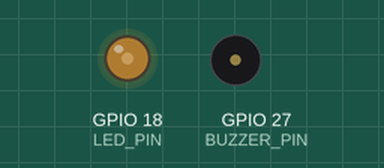
Recording of a program running on a simulated ESP32. Parts: output pins drawn as LEDs (lit = HIGH), buzzer (waves = sounding).

Above: at 0.05 s.
At 0.2 s:
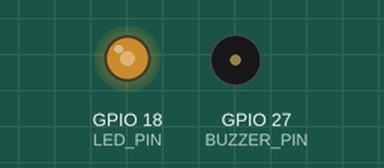
At 2.1 s:
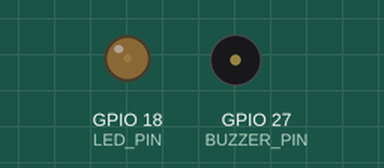
At 4.2 s:
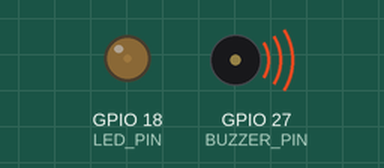
Timing chart, 0 to 4.8 s (numbered marks = the images above):
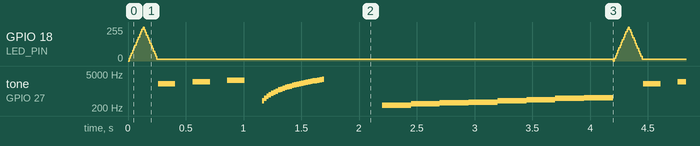

The program:

main.cpp
```cpp
// #include <Arduino.h>

// // put function declarations here:
// int myFunction(int, int);

// void setup() {
//   // put your setup code here, to run once:
//   pinMode(27, OUTPUT);

//   pinMode(19, OUTPUT);
//   digitalWrite(19, HIGH);
//   pinMode(18, OUTPUT);
//   digitalWrite(18, HIGH);
// }

// void loop() {
//   // put your main code here, to run repeatedly:
//   digitalWrite(27, HIGH);
//   delay(1000);
//   digitalWrite(27, LOW);
//   delay(1000);
// }

// // put function definitions here:
// int myFunction(int x, int y) {
//   return x + y;
// }

// #include <Arduino.h>

// #define BUZZER_PIN  27     // GPIO connected to buzzer
// #define PWM_CH      0      // PWM channel (0–15)
// #define FREQ        2000   // Default frequency (Hz)
// #define RESOLUTION  10     // 10-bit resolution (0–1023)

// void setup() {
//   // Setup PWM channel
//   ledcSetup(PWM_CH, FREQ, RESOLUTION);
//   ledcAttachPin(BUZZER_PIN, PWM_CH);

// }

// void loop() {
//    // --- 1. Simple beep pattern ---
//   for (int i = 0; i < 3; i++) {
//     ledcWriteTone(PWM_CH, 2000 + i * 400); // change tone
//     delay(150);
//     ledcWrite(PWM_CH, 0);                  // stop tone
//     delay(150);
//   }

//   // --- 2. Frequency sweep (400Hz → 3kHz) ---
//   for (int f = 400; f <= 3000; f += 100) {
//     ledcWriteTone(PWM_CH, f);
//     delay(20);
//   }
//   ledcWrite(PWM_CH, 0);
//   delay(500);

//   // --- 3. Short melody ---
//   int melody[] = {262, 294, 330, 349, 392, 440, 494, 523};
//   for (int i = 0; i < 8; i++) {
//     ledcWriteTone(PWM_CH, melody[i]);
//     delay(250);

//   }
//   ledcWrite(PWM_CH, 0); // stop buzzer

// }

#include <Arduino.h>

// --- LED setup ---
#define LED_PIN   18
#define LED_CH    0
#define LED_FREQ  5000
#define LED_RES   8

// --- Buzzer setup ---
#define BUZZER_PIN  27
#define BUZZER_CH   1
#define BUZZER_FREQ 2000
#define BUZZER_RES  10

void setup() {
  // --- LED PWM setup ---
  ledcSetup(LED_CH, LED_FREQ, LED_RES);
  ledcAttachPin(LED_PIN, LED_CH);

  // --- Buzzer PWM setup ---
  ledcSetup(BUZZER_CH, BUZZER_FREQ, BUZZER_RES);
  ledcAttachPin(BUZZER_PIN, BUZZER_CH);
}

void loop() {
  // --- LED fade effect ---
  for (int d = 0; d <= 255; d=d+20) {
    ledcWrite(LED_CH, d);
    delay(10);
  }
  for (int d = 255; d >= 0; d=d-20) {
    ledcWrite(LED_CH, d);
    delay(10);
  }

  // --- Buzzer part ---
  for (int i = 0; i < 3; i++) {
    ledcWriteTone(BUZZER_CH, 2000 + i * 400);
    delay(150);
    ledcWrite(BUZZER_CH, 0);
    delay(150);
  }

  for (int f = 400; f <= 3000; f += 100) {
    ledcWriteTone(BUZZER_CH, f);
    delay(20);
  }
  ledcWrite(BUZZER_CH, 0);
  delay(500);

  int melody[] = {262, 294, 330, 349, 392, 440, 494, 523};
  for (int i = 0; i < 8; i++) {
    ledcWriteTone(BUZZER_CH, melody[i]);
    delay(250);
  }
  ledcWrite(BUZZER_CH, 0);

}
```

Measured:
- by itself, tone on GPIO 27 (BUZZER_PIN): plays 2000 Hz for 0.15 s, 2400 Hz for 0.15 s, 2800 Hz for 0.15 s, 400 Hz for 0.02 s, 500 Hz for 0.02 s, 600 Hz for 0.02 s … (1178 notes in this stretch)
